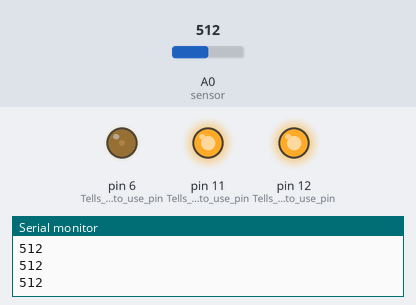
This sketch was run on a simulated Arduino Uno, built with avr-gcc and run on an emulated ATmega328P. On the bench: output pins drawn as LEDs (lit = HIGH), the last lines printed to the serial monitor. The inputs (shaded band) are chosen by the test bench; at power-on: A0 (sensor) = 512.

Above: at 1.2 s.
1.3 s: A0 (sensor) set to 411
At 2.0 s:
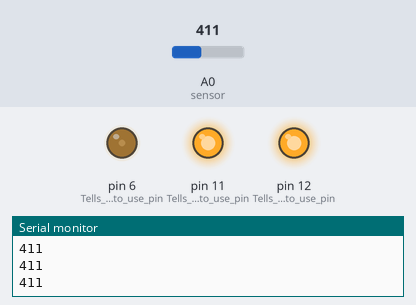
2.9 s: A0 (sensor) set to 389
At 3.4 s:
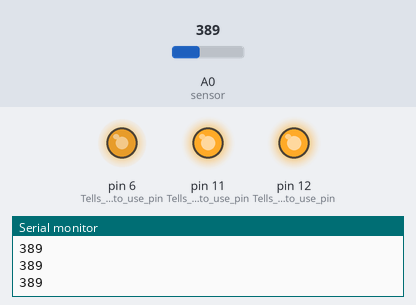
4.5 s: A0 (sensor) set to 410
At 5.8 s:
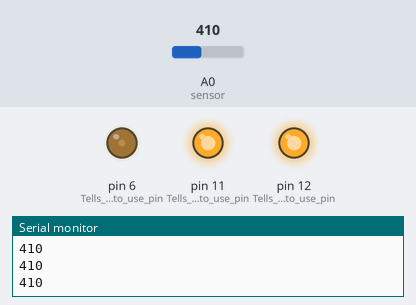
6.1 s: A0 (sensor) set to 390
At 7.4 s:
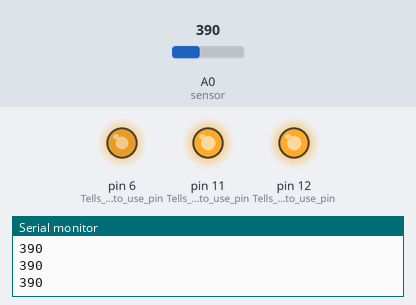
Timing chart, 0 to 8.7 s (numbered marks = the images above; inputs shaded):
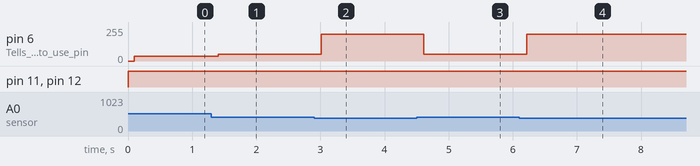

The sketch:

TSTSCON.ino
```cpp
void setup() { //Code that "Sets Up" the program and prepares the arduino for what you want it to do, this code is executed at launch and does not loop or continue running.
  // initialize pins as an output.
  pinMode(11, OUTPUT);//Tells arduino to use pin 11 as an output
  pinMode(12, OUTPUT);//Tells arduino to use pin 12 as an output
  pinMode(6, OUTPUT);//Tells arduino to use pin 6 as an output
  Serial.begin(9600);//Tells the arduino the baudrate (Sampling rate) for an input the computer will take (For debugging purposes)

}

// the loop function runs over and over again forever
void loop() {
  digitalWrite(11, HIGH);   // turn the LED on (HIGH is the voltage level)

  digitalWrite(12, HIGH); //outputs power
  int sensorValue = analogRead(A0);//Tells the computer and arduino that it will be reading values under the name of the integer, sensor value, and that the input will be from pin A0 (Analog pin 0)
  Serial.println(sensorValue); //Displays the sensor value in the terminal
  delay(100);//Tells the computer to wait 100ms before it updates the viewable value.
  if(sensorValue <=400){ //Conditional that tells the arduino how to intereperit the values coming from the sensor, the sensors values range from 0-1023 based on the resistance(Pressure put) on the softPot.
    analogWrite(6, 200);

  }
  else if(sensorValue >400 && sensorValue <450){
    analogWrite(6, 50);

  }
   else if(sensorValue >=450&& sensorValue <700){
    analogWrite(6, 35);

  }
   else if(sensorValue >=700 && sensorValue <1050){
    analogWrite(6, 25);

  }
    else if(sensorValue >=1050){
    analogWrite(6, 0);

  }
  else{
    digitalWrite(6,HIGH); //if the value is none of the above the lights are 100% on
  }
}
```

Measured:
- the behaviour switches between 401 and 400 on A0 (sensor) (found by bisection; images 1 and 2)
- after the input at 1.3 s, pin 6 (Tells_arduino_to_use_pin): 35/255 → 50/255 after 0.10 s
- after the input at 2.9 s, pin 6 (Tells_arduino_to_use_pin): 50/255 → 200/255 after 0.11 s
- after the input at 4.5 s, pin 6 (Tells_arduino_to_use_pin): 200/255 → 50/255 after 0.11 s
- after the input at 6.1 s, pin 6 (Tells_arduino_to_use_pin): 50/255 → 200/255 after 0.12 s
